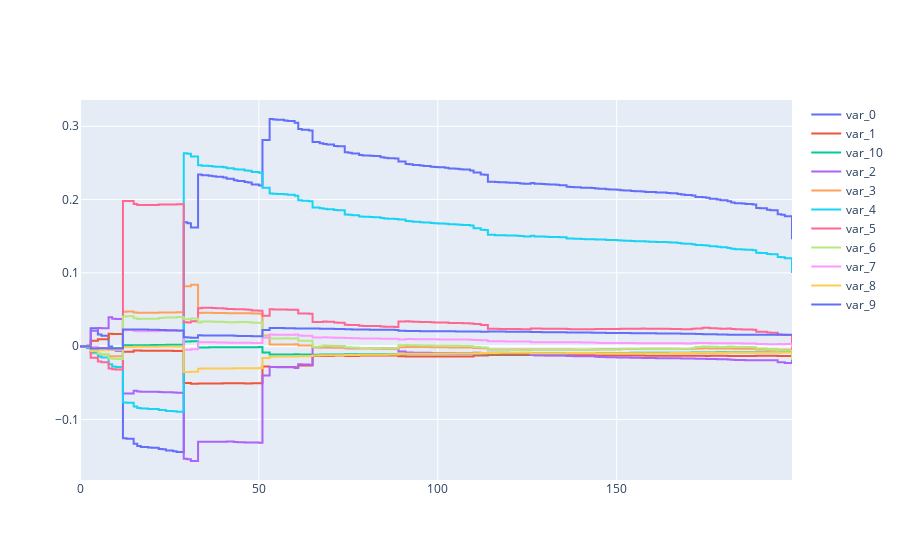

Notebook cell for this chart:
### Markdown cell above
#### Explaining the deep model with survSHAP

### Code cell
x_val_surv = pd.DataFrame(x_val, columns=[f"var_{i}" for i in range(x_val.shape[1])])
y_val_surv = []
for i in range(len(y_val[0])):
    y_val_surv.append((bool(y_val[1][i]), y_val[0][i]))
y_val_surv = np.array(y_val_surv, np.dtype([('event', '?'), ('duration', '<f8')]))
dh_expl = SurvShapExplainer(model_, x_val_surv, y_val_surv)
dh_expl0 = dh_expl(x_val_surv.iloc[[19]]).iloc[0]
plot_expl(dh_expl0)

### Figure 1 — Plotly figure (JSON) as saved in the notebook; plotly's stock layout.template omitted (floating-point values rounded to 4 significant figures; data arrays with more than 128 entries replaced by an {"elided": "..."} marker saying what was removed)
{"data": [{"line": {"shape": "hv"}, "mode": "lines", "name": "var_0", "type": "scatter", "x": {"elided": "200 int values"}, "y": {"elided": "200 float values"}}, {"line": {"shape": "hv"}, "mode": "lines", "name": "var_1", "type": "scatter", "x": {"elided": "200 int values"}, "y": {"elided": "200 float values"}}, {"line": {"shape": "hv"}, "mode": "lines", "name": "var_10", "type": "scatter", "x": {"elided": "200 int values"}, "y": {"elided": "200 float values"}}, {"line": {"shape": "hv"}, "mode": "lines", "name": "var_2", "type": "scatter", "x": {"elided": "200 int values"}, "y": {"elided": "200 float values"}}, {"line": {"shape": "hv"}, "mode": "lines", "name": "var_3", "type": "scatter", "x": {"elided": "200 int values"}, "y": {"elided": "200 float values"}}, {"line": {"shape": "hv"}, "mode": "lines", "name": "var_4", "type": "scatter", "x": {"elided": "200 int values"}, "y": {"elided": "200 float values"}}, {"line": {"shape": "hv"}, "mode": "lines", "name": "var_5", "type": "scatter", "x": {"elided": "200 int values"}, "y": {"elided": "200 float values"}}, {"line": {"shape": "hv"}, "mode": "lines", "name": "var_6", "type": "scatter", "x": {"elided": "200 int values"}, "y": {"elided": "200 float values"}}, {"line": {"shape": "hv"}, "mode": "lines", "name": "var_7", "type": "scatter", "x": {"elided": "200 int values"}, "y": {"elided": "200 float values"}}, {"line": {"shape": "hv"}, "mode": "lines", "name": "var_8", "type": "scatter", "x": {"elided": "200 int values"}, "y": {"elided": "200 float values"}}, {"line": {"shape": "hv"}, "mode": "lines", "name": "var_9", "type": "scatter", "x": {"elided": "200 int values"}, "y": {"elided": "200 float values"}}], "layout": {}}
